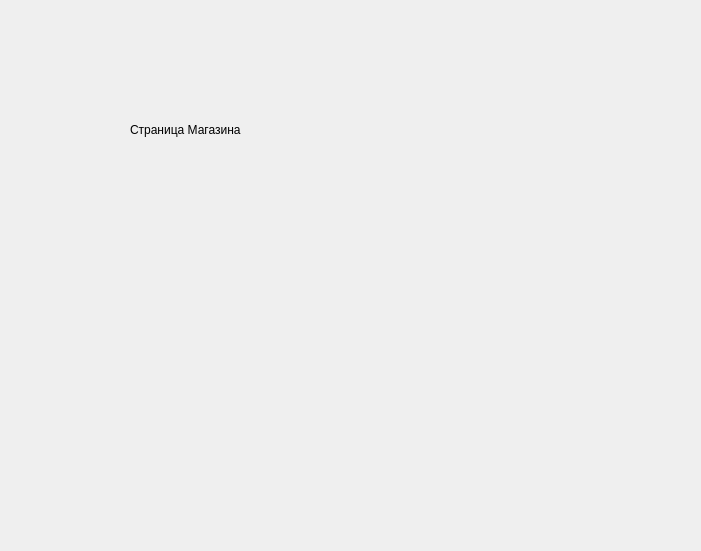
<?xml version="1.0" encoding="UTF-8"?>
<ui version="4.0">
 <class>shopPage</class>
 <widget class="QWidget" name="shopPage">
  <property name="geometry">
   <rect>
    <x>0</x>
    <y>0</y>
    <width>701</width>
    <height>551</height>
   </rect>
  </property>
  <property name="windowTitle">
   <string>Form</string>
  </property>
  <widget class="QLabel" name="label">
   <property name="geometry">
    <rect>
     <x>130</x>
     <y>120</y>
     <width>131</width>
     <height>20</height>
    </rect>
   </property>
   <property name="text">
    <string>Страница Магазина</string>
   </property>
  </widget>
 </widget>
 <resources/>
 <connections/>
</ui>
